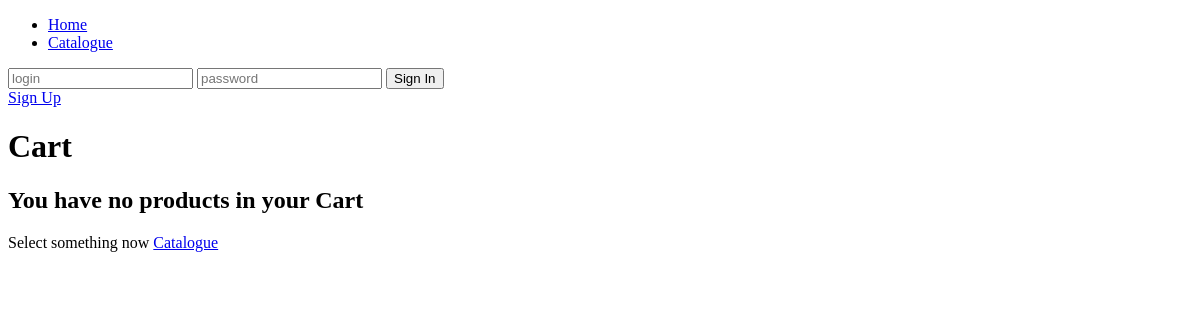
Before: /shopPhp/cart.php with the older database file.
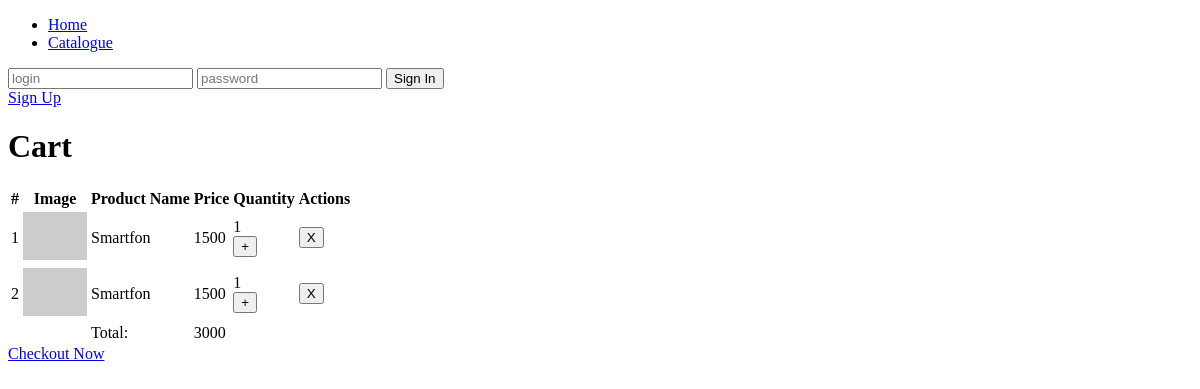
After: the same page with the newer database file.
### tables this page shows
CREATE TABLE `cartitems` (
  `Id` int(12) NOT NULL,
  `CartId` int(12) NOT NULL,
  `ProductId` int(12) NOT NULL,
  `Quantity` int(5) DEFAULT NULL,
  `Unitprice` int(32) DEFAULT NULL
);

CREATE TABLE `products` (
  `Id` int(12) NOT NULL,
  `Name` varchar(256) NOT NULL,
  `IsActive` bit(1) DEFAULT NULL,
  `Unitprice` int(32) DEFAULT NULL,
  `ImageUrl` varchar(2000) DEFAULT NULL,
  `Description` mediumtext
);

### shopPhp/includes/cart.inc.php (called while the page is built, shortened)
<?php
    include_once 'dbConnection.inc.php';
    $action = '';
    switch ($action){
        default :
            $cartItems = getCartItems($dbConnection);
            $total = getTotal($cartItems);
    }
    function getCartItems($dbConnection){
        $cartItems = [];
        if(!isset($_SESSION["CartId"])){
            setCartId($dbConnection);
        }
        $cartId = $_SESSION["cartId"];
        $sql = "SELECT CartItems.Id, CartItems.UnitPrice, CartItems.Quantity, Products.Name, Products.ImageUrl
                FROM CartItems
                LEFT JOIN Products ON CartItems.ProductId = Products.Id
                WHERE CartId = '$cartId'";
        $result = mysqli_query($dbConnection, $sql);
        while($item = mysqli_fetch_assoc($result)){
            array_push($cartItems, $item);
        }
        return $cartItems;
    }
    function setCartId($dbConnection){
        $userId = $_SESSION["userId"];
        $sql = "SELECT Id FROM Carts WHERE UserId = '$userId'";
        $result = mysqli_query($dbConnection, $sql);
        if(mysqli_num_rows($result) > 0){
            $_SESSION["cartId"] = mysqli_fetch_assoc($result)["Id"];
        }else{
            $result = mysqli_query($dbConnection, $sql);
            $userId = $_SESSION["userId"];
            $sql = "INSERT INTO Carts
                    (UserId)
                VALUES
                    ('$userId');";
            $isSuccess = mysqli_query($dbConnection, $sql);
        }
    }
    function getTotal($cartItems){
        $total = 0;
        foreach($cartItems as $item){
            $total += $item['UnitPrice'] * $item['Quantity'];
        }
        return $total;
    }
?>

### shopPhp/cart.php (the view, shortened to what this page needs)
<?php
    include_once 'header.php';
    include_once 'includes/dbConnection.inc.php';
    include_once 'includes/cart.inc.php';
?>
    <h1>Cart</h1>
    <?php if (count($cartItems) > 0): ?>
        <table>
            <thead>
                <th>#</th>
                <th>Image</th>
                <th>Product Name</th>
                <th>Price</th>
                <th>Quantity</th>
                <th>Actions</th>
            </thead>
            <?php for($i = 0; $i < count($cartItems); $i++): ?>
                <tr>
                    <td><?php echo $i + 1 ?></td>
                    <td><img src='<?php echo $cartItems[$i]["ImageUrl"] ?>' width='64px' height='48px'/></td>
                    <td><?php echo $cartItems[$i]["Name"] ?></td>
                    <td><?php echo $cartItems[$i]["UnitPrice"] ?></td>
                    <td>
                        <?php echo $cartItems[$i]["Quantity"] ?>
                        <form action='includes/cart.inc.php' method='GET'>
                            <button type='submit' label='Increment'>+</button>
                        </form>
                    </td>
                    <td>
                        <form action='includes/cart.inc.php' method='GET'>
                            <button type='submit' label='Remove'>X</button>
                        </form>
                    </td>
                </tr>
            <?php endfor; ?>
            <tfoot>
                    <td></td>
                    <td></td>
                    <td>Total: </td>
                    <td><?php echo $total ?></td>
                    <td></td>
                    <td></td>
            </tfoot>
        </table>
        <a href="./checkout.php"> Checkout Now </a>
    <?php else: ?>
        <h2> You have no products in your Cart </h2>
        Select something now <a href="catalogue.php">Catalogue</a>
    <?php endif; ?>
<?php
    include_once 'footer.php';
?>

### shopPhp/header.php (shortened to what this page needs)
<!DOCTYPE html>
<html>
<head>
    <body>
    <header>
        <nav>
            <div>
                <ul>
                    <li><a href="index.php">Home</a></li>
                    <li><a href="catalogue.php">Catalogue</a></li>
                </ul>
                <div>
                    <?php if (isset($_SESSION['login']) && isset($_SESSION['userId'])): ?>
                        <form action="includes/logout.inc.php" method="POST">
                            <button type="submit" name="submit" label="Log out">Log out</button>
                        </form>
                    <?php else: ?>
                        <form action="includes/signIn.inc.php" method="POST">
                            <input type="text" id="login" name="login" placeholder="login"/>
                            <input type="password" id="password" name="password" placeholder="password"/>
                            <button type="submit" name="submit" label="Sign In">Sign In</button>
                        </form>
                        <a href="signUp.php">Sign Up</a>
                    <?php endif; ?>
                </div>
            </div>
        </nav>
    </header>

### shopPhp/footer.php
</body>
</html>

Changed rows visible on the page:
added cartitems: ProductId.Name "Smartfon", Unitprice "1500", Quantity "1"
added cartitems: ProductId.Name "Smartfon", Unitprice "1500", Quantity "1"
Other visible differences:
$total: (not shown) → "3000"
text no longer shown: "You have no products in your Cart Select something now Catalogue"
text now shown: "# Image Product Name Price Quantity Actions Total: Checkout Now"
